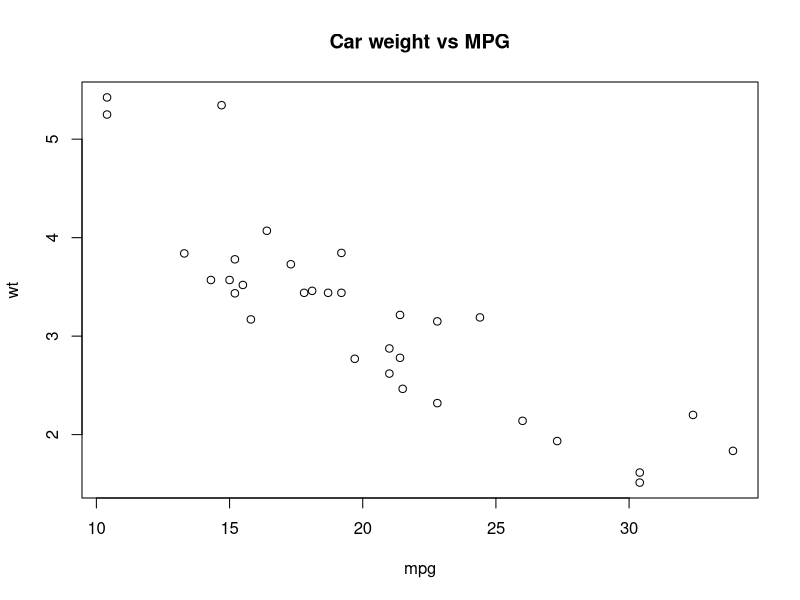
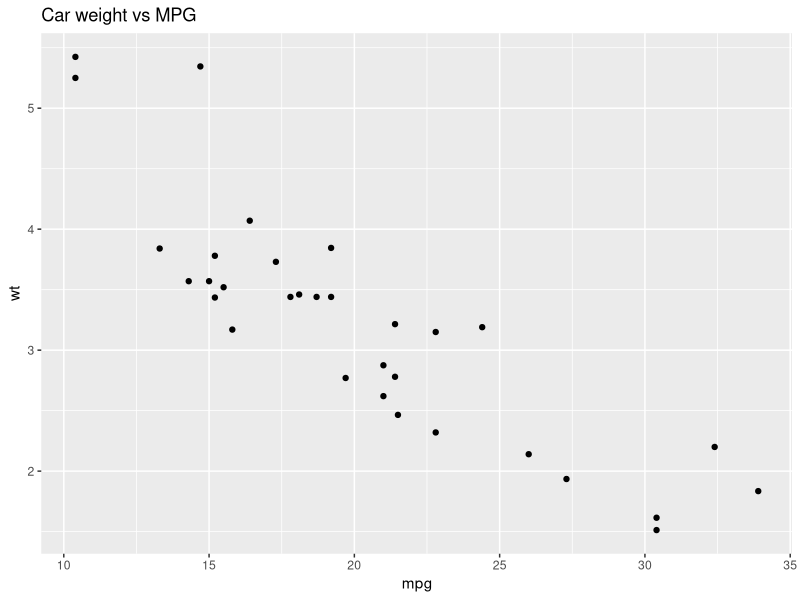
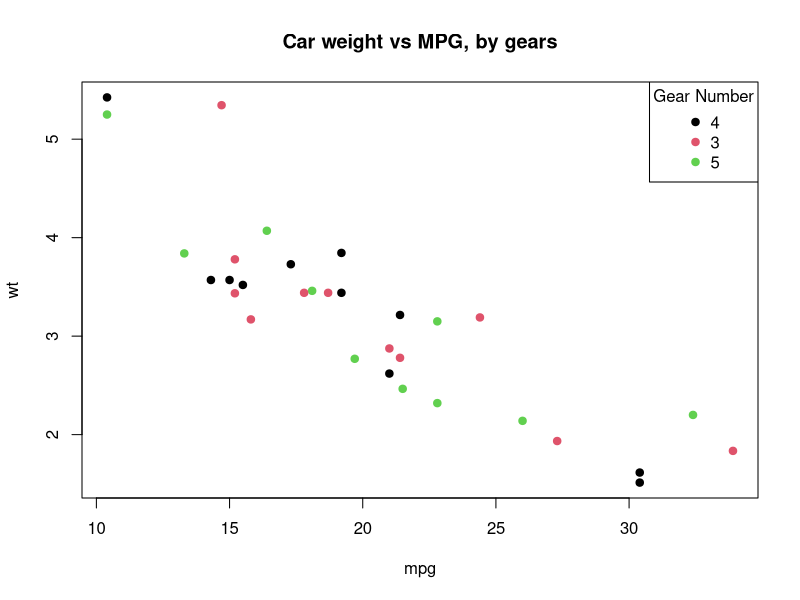
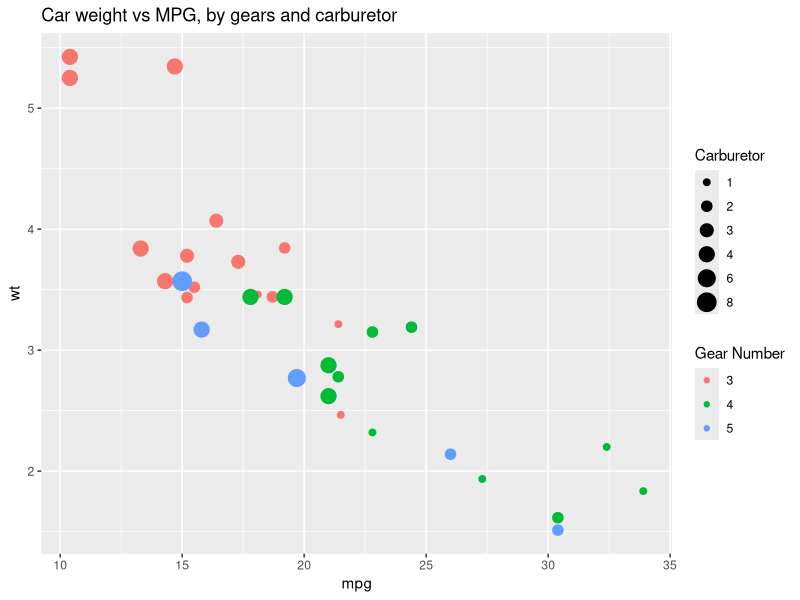
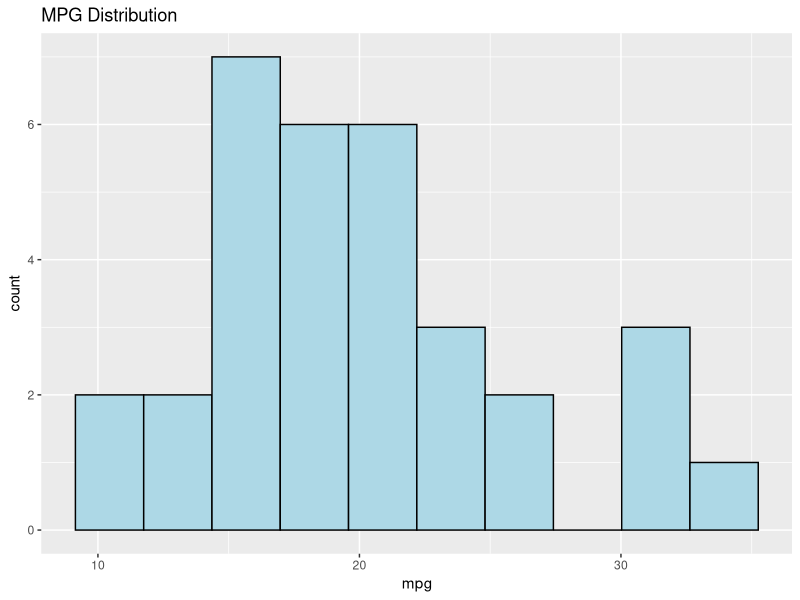
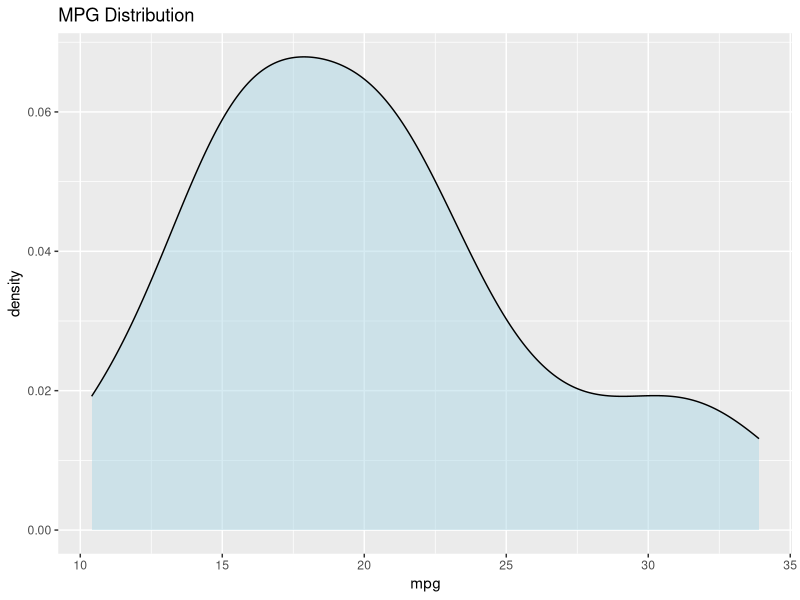
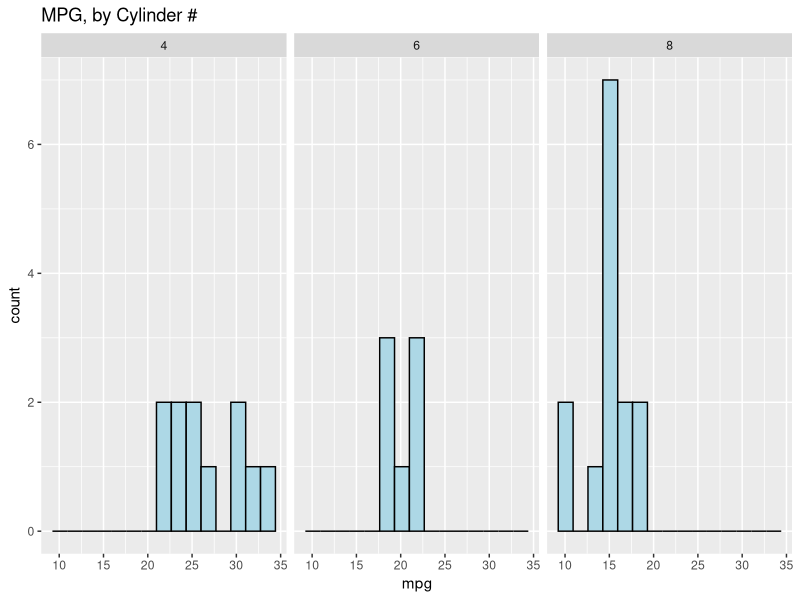
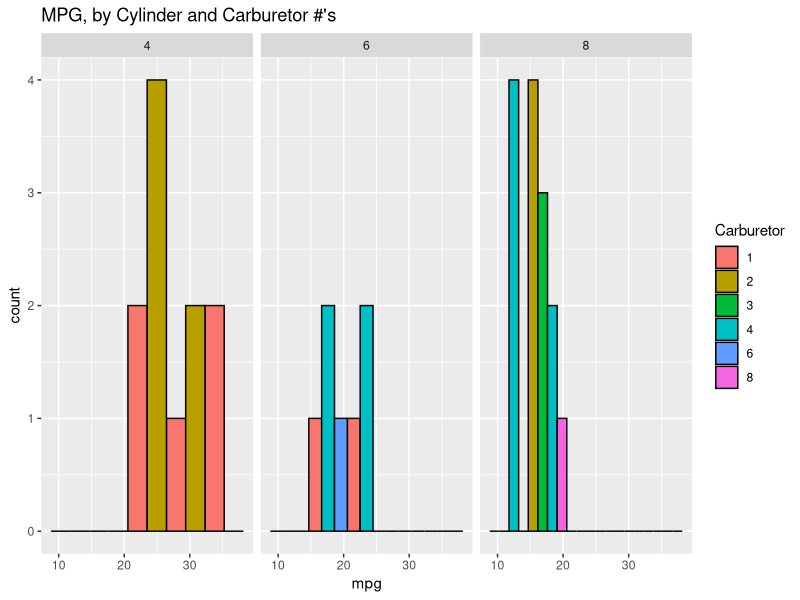

R code for these plots, in order:
library(tidyverse)
library(ggalluvial)
data("mtcars")
data("EuStockMarkets")
data("Titanic")
data("airquality")

# Base R scatter plot
plot(x=mtcars$mpg,
     y=mtcars$wt,
     ylab="wt",
     xlab="mpg",
     main="Car weight vs MPG")

# GGplot scatter plot
ggplot(mtcars,aes(x=mpg,y=wt))+
  geom_point()+
  labs(title= "Car weight vs MPG")

# Base R scatter plot with coloring
plot(x=mtcars$mpg,
     y=mtcars$wt,
     ylab="wt",
     xlab="mpg",
     col=1:length(unique(mtcars$gear)),
     main="Car weight vs MPG, by gears",
     pch=19)
legend("topright",
       legend=unique(mtcars$gear),
       col=1:length(unique(mtcars$gear)),
       pch=19,
       title="Gear Number")

# GGplot scatter plot with colors and sizes
ggplot(mtcars,
       aes(x=mpg,y=wt,col=factor(gear)),size=factor(carb))+
  geom_point(aes(size=factor(carb)))+
  labs(title="Car weight vs MPG, by gears and carburetor",
       col="Gear Number",
       size="Carburetor")

## GGplot histogram 
ggplot(mtcars,aes(x=mpg))+
  geom_histogram(bins=10,
                 fill="light blue",
                 col="black")+
  labs(title="MPG Distribution")

## GGplot density plot
ggplot(mtcars,aes(x=mpg))+
  geom_density(fill="light blue",
               alpha=0.5)+
  labs(title="MPG Distribution")

## Facetted histograms
ggplot(mtcars,aes(x=mpg))+
  geom_histogram(bins = 15,
                 col="black",
                 fill="light blue")+
  facet_grid(.~cyl)+
  labs(title="MPG, by Cylinder #")

## Facetted histograms with a filling variable
ggplot(mtcars,aes(x=mpg,fill=factor(carb)))+
  geom_histogram(bins = 5,
                 col="black",
                 position = "dodge")+
  facet_grid(.~cyl)+
  labs(fill="Carburetor",
       title="MPG, by Cylinder and Carburetor #'s")
  
## Bar plot with frequencies
ggplot(mtcars,aes(x=gear))+
  geom_bar(aes(y=..prop..),
           fill=c("red","orange","yellow"),
           col="black",
           stat="count")+
  geom_text(aes(label=round(..prop..,2),y=..prop..),
            stat="count",
            vjust=-0.5)+
  scale_y_continuous(limits = c(0,0.6))+
  labs(title="Gear # Proportions")

## Bar plot split by normed distance from average
mtcars%>%
  mutate(`car name`=rownames(mtcars), 
         mpg_z = round(scale(mpg), 2), 
         mpg_type = ifelse(mpg_z < 0, "below", "above"),
         `car name` = factor(`car name`, 
                             levels = mtcars$`car name`))%>%
  arrange(mpg_z)%>%
  ggplot(., aes(x=`car name`, y=mpg_z, label=mpg_z)) + 
  geom_bar(stat='identity', aes(fill=mpg_type), width=.5)  +
  scale_fill_manual(name="Mileage", 
                    labels = c("Above Average", "Below Average"), 
                    values = c("above"="#00ba38", "below"="#f8766d")) + 
  labs(subtitle="Normalised mileage from 'mtcars'", 
       title= "Diverging Bars") + 
  theme(axis.text.y=element_text(size=7))+
  coord_flip()

## Density plot with new facetting and labels
ggplot(mtcars,aes(x=mpg,fill=factor(carb)))+
  geom_density(alpha=0.5)+
  facet_grid(.~cyl>6,
             labeller=as_labeller(c(`TRUE`="4 and 6 Cylinder",
                                    `FALSE`="8 Cylinder")))+
  labs(fill="Carburetor",
       title = "MPG, by Cylinder and Carburetor #'s")

## Violin plot
ggplot(mtcars,
       aes(y=disp,x=factor(gear),fill=factor(gear)))+
  geom_violin()+
  labs(fill="Gear #",
       title="Displacement by # of Gears")+
  xlab(label="Gear #")


EuStockMarketsLong<-EuStockMarkets%>%
  data.frame()%>%
  mutate(Time=row_number())%>%
  pivot_longer(.,cols=1:4,
               names_to = "Indices",values_to = "Closing Price")


## Longitudinal line plot
ggplot(EuStockMarketsLong,
       aes(x=Time,y=`Closing Price`,col=Indices))+
  geom_line()+
  labs(title="Trends in European Stock Closing Prices")

## Longitudinal area plot 
ggplot(EuStockMarketsLong,
       aes(x=Time,y=`Closing Price`,fill=Indices))+
  geom_area()+
  labs(title="Trends in European Stock Closing Prices")

Titanic<-Titanic%>%as.data.frame()

## Alluvial plot
ggplot(Titanic,aes(y=Freq,axis1=Survived,axis2=Sex,axis3=Class)) +
  geom_alluvium(aes(fill = Class),
                width = 0, knot.pos = 0, reverse = FALSE) +
  geom_stratum(width = 1/4, reverse = FALSE) +
  geom_text(stat = "stratum", aes(label = after_stat(stratum)),
            reverse = FALSE) +
  scale_x_continuous(breaks = 1:3, labels = c("Survived", "Sex","Class")) +
  coord_flip() +
  ggtitle("Titanic survival by class and sex")

## Heat map
ggplot(airquality,
       aes(x=Month,y=Day,fill=Temp))+
  geom_tile()+
  labs(title="Literal Heat Map")


## Convoluted box plot
mtcars%>%
  group_by(cyl,carb)%>%
  count(mpg<20)%>%
  ungroup()%>%
  group_by(`mpg < 20`)%>%
  mutate(Percent=100*n/sum(n))%>%
  ggplot(.,
         aes(y=Percent,
             x=factor(cyl),
             fill=factor(carb)))+
  geom_col(position = "dodge",
           col="black")+
  geom_text(aes(label=round(Percent,1)),
            size=3,
            vjust=-0.5,
            position = position_dodge(width = 1))+
  scale_y_continuous(limits = c(0,50))+
  labs(fill="Carburetor",
       title="Percent of total, for cyclinder and carburetor combinations")+
  xlab(label="Cylinder")+
  facet_grid(`mpg < 20`~.,
             labeller=as_labeller(c(`FALSE`="More than 20 MPG",
                                    `TRUE`="Less than 20 MPG")))


  
